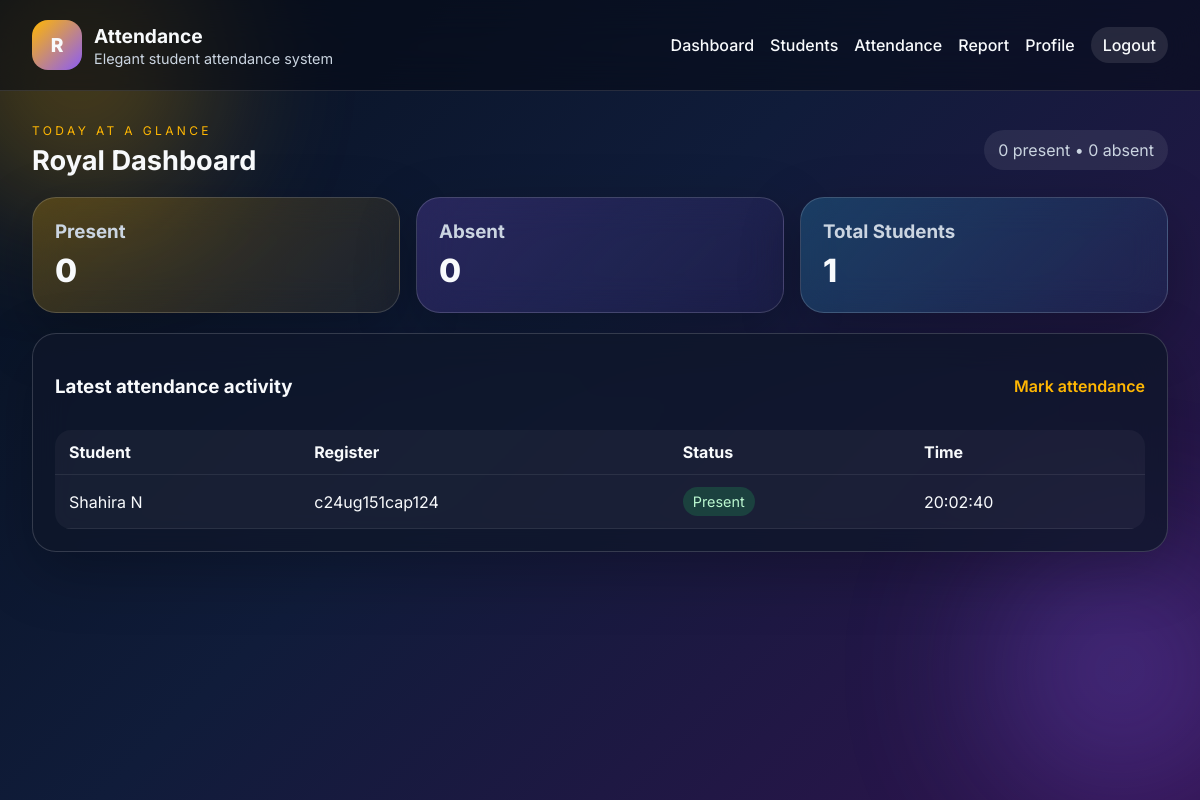
The page /dashboard (signed in) on the database as committed earlier.
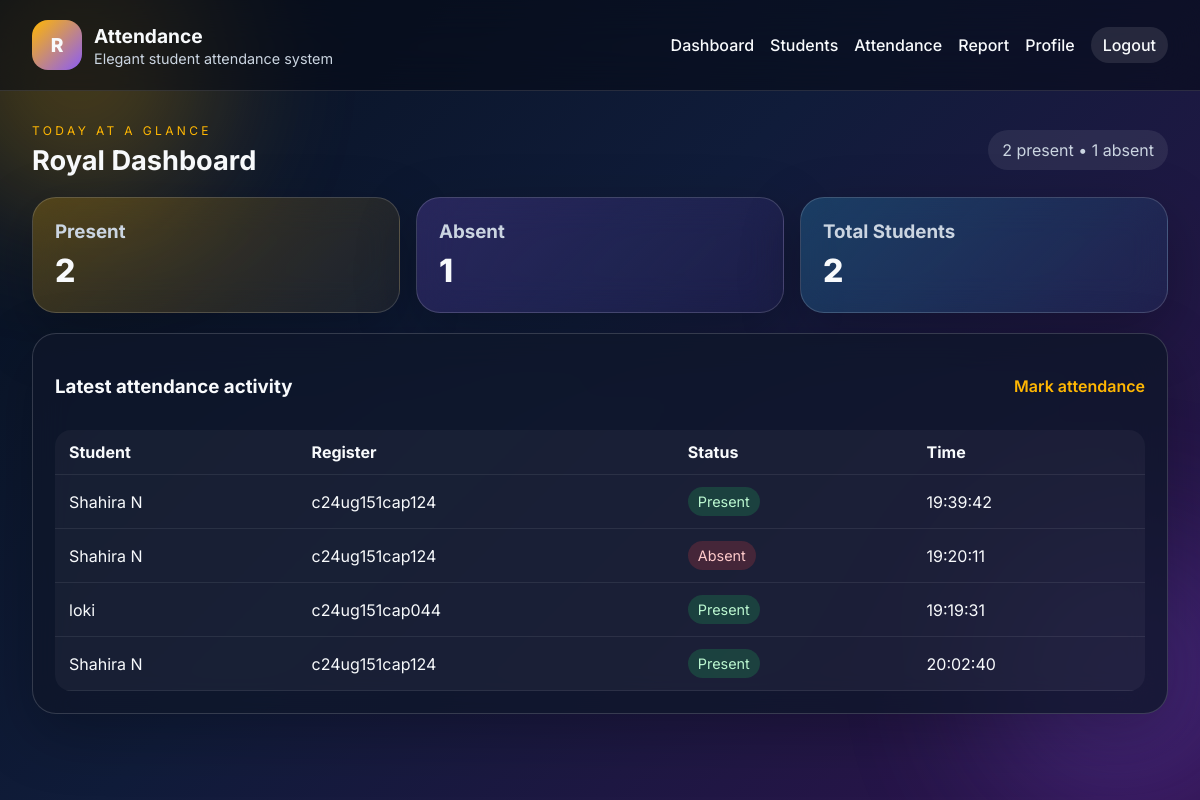
The same page on the database as committed later.
### tables this page shows
CREATE TABLE attendance (
            id INTEGER PRIMARY KEY AUTOINCREMENT,
            student_id INTEGER NOT NULL,
            attendance_date TEXT NOT NULL,
            status TEXT NOT NULL,
            marked_at TEXT NOT NULL,
            FOREIGN KEY (student_id) REFERENCES students (id)
        );

CREATE TABLE students (
            id INTEGER PRIMARY KEY AUTOINCREMENT,
            full_name TEXT NOT NULL,
            register_number TEXT NOT NULL UNIQUE,
            created_at TEXT NOT NULL DEFAULT CURRENT_TIMESTAMP
        );

### app.py (the view)
@app.route('/dashboard')
@login_required
def dashboard():
    stats = get_today_stats()
    recent = get_attendance_records(limit=8)
    return render_template('dashboard.html', stats=stats, recent=recent)

### attendance.py (called while the page is built)
def get_today_stats():
    conn = get_db_connection()
    today = datetime.now().strftime('%Y-%m-%d')
    present = conn.execute(
        'SELECT COUNT(*) as count FROM attendance WHERE attendance_date = ? AND status = ?',
        (today, 'present'),
    ).fetchone()[0]
    absent = conn.execute(
        'SELECT COUNT(*) as count FROM attendance WHERE attendance_date = ? AND status = ?',
        (today, 'absent'),
    ).fetchone()[0]
    total_students = conn.execute('SELECT COUNT(*) as count FROM students').fetchone()[0]
    conn.close()
    return {'present': present, 'absent': absent, 'total_students': total_students}

def get_attendance_records(limit=20):
    conn = get_db_connection()
    rows = conn.execute(
        '''
        SELECT a.id, a.attendance_date, a.status, a.marked_at, s.full_name, s.register_number
        FROM attendance a
        JOIN students s ON s.id = a.student_id
        ORDER BY a.id DESC
        LIMIT ?
        ''',
        (limit,),
    ).fetchall()
    conn.close()
    return [dict(row) for row in rows]

### auth.py (called while the page is built)
def login_required(view):
    @wraps(view)
    def wrapped(*args, **kwargs):
        if not session.get('user_id'):
            flash('Please log in to continue.', 'warning')
            return redirect(url_for('login'))
        return view(*args, **kwargs)
    return wrapped

### models.py (called while the page is built)
def get_db_connection():
    conn = sqlite3.connect(Config.DATABASE_PATH)
    conn.row_factory = sqlite3.Row
    return conn

### templates/dashboard.html
{% extends 'base.html' %}
{% block content %}
<div class="page-head">
    <div>
        <p class="eyebrow">Today at a glance</p>
        <h2>Royal Dashboard</h2>
    </div>
    <div class="today-pill">{{ stats.present }} present • {{ stats.absent }} absent</div>
</div>
<div class="stats-grid">
    <div class="stat-card gold">
        <h3>Present</h3>
        <p>{{ stats.present }}</p>
    </div>
    <div class="stat-card purple">
        <h3>Absent</h3>
        <p>{{ stats.absent }}</p>
    </div>
    <div class="stat-card blue">
        <h3>Total Students</h3>
        <p>{{ stats.total_students }}</p>
    </div>
</div>
<section class="panel">
    <div class="panel-head">
        <h3>Latest attendance activity</h3>
        <a href="{{ url_for('attendance') }}">Mark attendance</a>
    </div>
    <div class="table-card">
        <table>
            <thead>
                <tr>
                    <th>Student</th>
                    <th>Register</th>
                    <th>Status</th>
                    <th>Time</th>
                </tr>
            </thead>
            <tbody>
                {% for item in recent %}
                <tr>
                    <td>{{ item.full_name }}</td>
                    <td>{{ item.register_number }}</td>
                    <td><span class="status {{ item.status }}">{{ item.status }}</span></td>
                    <td>{{ item.marked_at }}</td>
                </tr>
                {% else %}
                <tr><td colspan="4">No attendance recorded yet.</td></tr>
                {% endfor %}
            </tbody>
        </table>
    </div>
</section>
{% endblock %}

### templates/base.html (shortened to what this page needs)
<!DOCTYPE html>
<html lang="en">
<head>
    <link rel="stylesheet" href="{{ url_for('static', filename='css/style.css') }}">
</head>
<body>
    <div class="background-glow glow-one"></div>
    <div class="background-glow glow-two"></div>
    <nav class="topbar">
        <div class="brand">
            <div class="brand-badge">R</div>
            <div>
                <h1>Attendance</h1>
                <p>Elegant student attendance system</p>
            </div>
        </div>
        {% if session.get('user_id') %}
        <div class="nav-links">
            <a href="{{ url_for('dashboard') }}">Dashboard</a>
            <a href="{{ url_for('students') }}">Students</a>
            <a href="{{ url_for('attendance') }}">Attendance</a>
            <a href="{{ url_for('report') }}">Report</a>
            <a href="{{ url_for('profile') }}">Profile</a>
            <a href="{{ url_for('logout') }}" class="logout-btn">Logout</a>
        </div>
        {% endif %}
    </nav>
    <main class="container">
        {% block content %}{% endblock %}
    </main>
</body>
</html>

### static/css/style.css (style rules this page uses)
:root { --bg: #07111f; --panel: rgba(15, 23, 42, 0.78); --border: rgba(255,255,255,0.16); --text: #f8fafc; --muted: #cbd5e1; --gold: #ffb703; --purple: #8b5cf6; --blue: #38bdf8; --green: #22c55e; --red: #ef4444; }
* { box-sizing: border-box; }
body { margin: 0; font-family: 'Inter', sans-serif; color: var(--text); background: linear-gradient(135deg, #07111f 0%, #101c3a 45%, #2f134e 100%); min-height: 100vh; overflow-x: hidden; }
.background-glow { position: fixed; width: 260px; height: 260px; border-radius: 50%; filter: blur(80px); opacity: 0.3; z-index: 0; }
.glow-one { background: var(--gold); top: -60px; left: -50px; }
.glow-two { background: var(--purple); right: -50px; bottom: 0; }
.topbar, .container { position: relative; z-index: 1; }
.topbar { display: flex; justify-content: space-between; align-items: center; padding: 20px 32px; background: rgba(6, 10, 20, 0.55); backdrop-filter: blur(20px); border-bottom: 1px solid rgba(255,255,255,0.12); }
.brand { display: flex; align-items: center; gap: 12px; }
.brand-badge { width: 50px; height: 50px; display: grid; place-items: center; border-radius: 16px; background: linear-gradient(135deg, var(--gold), var(--purple)); font-weight: 800; font-size: 1.2rem; }
.brand h1 { margin: 0; font-size: 1.2rem; }
.brand p { margin: 2px 0 0; color: var(--muted); font-size: 0.9rem; }
.nav-links { display: flex; gap: 16px; align-items: center; flex-wrap: wrap; }
.nav-links a { color: var(--text); text-decoration: none; font-weight: 500; }
.logout-btn { background: rgba(255,255,255,0.1); padding: 8px 12px; border-radius: 999px; }
.container { max-width: 1240px; margin: 0 auto; padding: 32px; }
.auth-hero, .auth-form, .panel, .stat-card { background: var(--panel); border: 1px solid var(--border); backdrop-filter: blur(18px); box-shadow: 0 20px 60px rgba(0,0,0,0.25); }
.page-head { display: flex; justify-content: space-between; align-items: center; margin-bottom: 20px; gap: 12px; }
.eyebrow { text-transform: uppercase; letter-spacing: 0.28em; color: var(--gold); font-size: 0.75rem; margin: 0 0 6px; }
.page-head h2 { margin: 0; font-size: 1.7rem; }
.today-pill { padding: 10px 14px; border-radius: 999px; background: rgba(255,255,255,0.08); color: var(--muted); }
.stats-grid { display: grid; grid-template-columns: repeat(3, minmax(0, 1fr)); gap: 16px; margin-bottom: 20px; }
.stat-card { padding: 22px; border-radius: 24px; }
.stat-card.gold { background: linear-gradient(135deg, rgba(255,183,3,.22), rgba(255,183,3,.06)); }
.stat-card.purple { background: linear-gradient(135deg, rgba(139,92,246,.22), rgba(139,92,246,.06)); }
.stat-card.blue { background: linear-gradient(135deg, rgba(56,189,248,.22), rgba(56,189,248,.06)); }
.stat-card h3 { margin: 0 0 8px; color: var(--muted); }
.stat-card p { font-size: 2rem; margin: 0; font-weight: 800; }
.panel { padding: 22px; border-radius: 24px; margin-bottom: 18px; }
.panel-head { display: flex; justify-content: space-between; align-items: center; margin-bottom: 14px; }
.panel-head a { color: var(--gold); text-decoration: none; font-weight: 600; }
.table-card { overflow: hidden; border-radius: 16px; background: rgba(255,255,255,0.04); }
table { width: 100%; border-collapse: collapse; }
th, td { padding: 12px 14px; text-align: left; border-bottom: 1px solid rgba(255,255,255,0.08); }
.status { display: inline-block; padding: 6px 10px; border-radius: 999px; text-transform: capitalize; font-size: 0.9rem; }
.status.present { background: rgba(34,197,94,0.2); color: #bbf7d0; }
.status.absent { background: rgba(239,68,68,0.2); color: #fecaca; }

Rows that differ between the two databases and show on the page:
added attendance: full_name "Shahira N", register_number "c24ug151cap124", status "Present", marked_at "19:39:42"
added attendance: full_name "Shahira N", register_number "c24ug151cap124", status "Absent", marked_at "19:20:11"
added attendance: full_name "loki", register_number "c24ug151cap044", status "Present", marked_at "19:19:31"
Other text that changed with them:
{{ stats.present }}: "0" → "2"
{{ stats.absent }}: "0" → "1"
{{ stats.total_students }}: "1" → "2"
